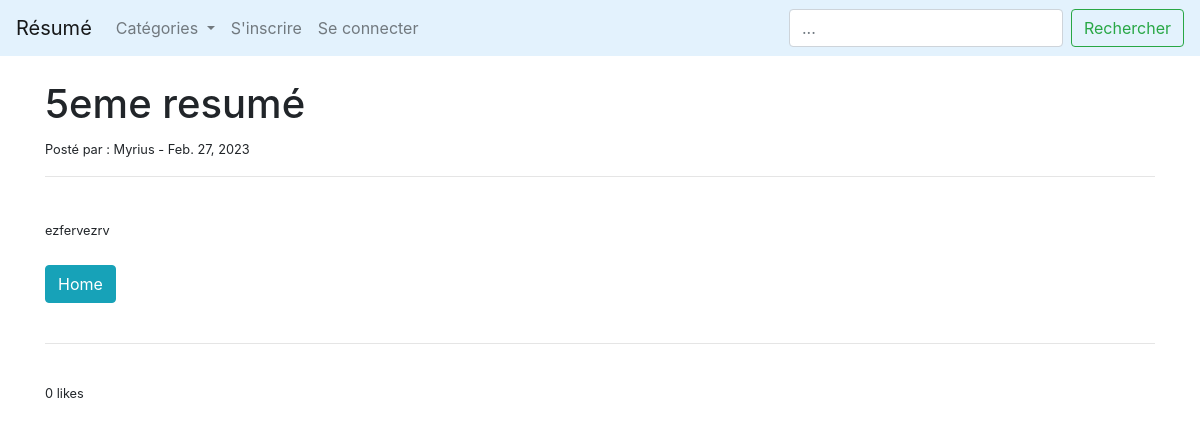
Page /post/8 on the earlier database version.
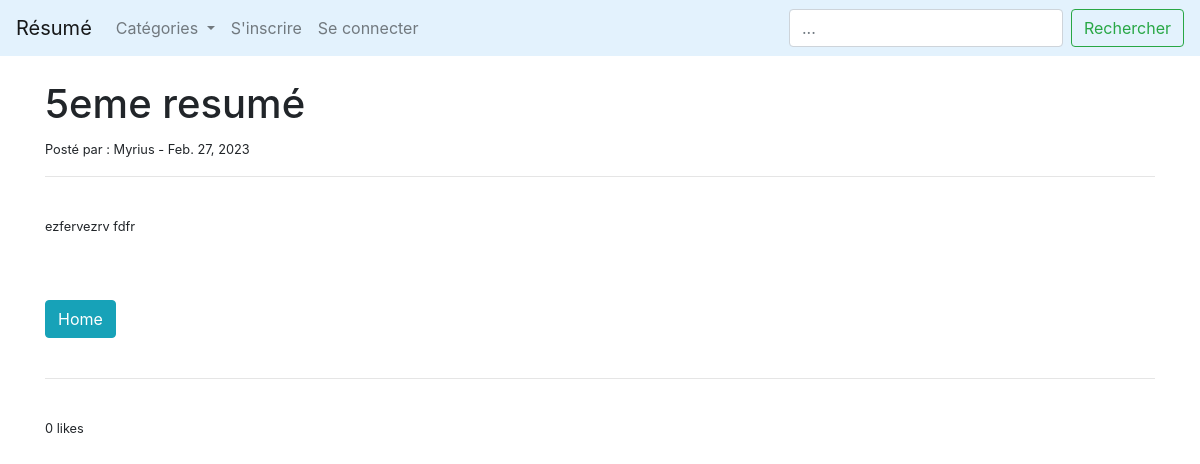
Same page on the later database version.
### LeBlog/models.py (models this page shows, shortened)
class Post(models.Model):
        title = models.CharField(max_length=255)
        title_tag = models.CharField(max_length=255)
        author = models.ForeignKey(User, on_delete=models.CASCADE)
        body = RichTextField(blank=True, null=True)
        post_date = models.DateField(auto_now_add=True)
        categorie = models.CharField(max_length=255)
        snippet = models.CharField(max_length=255, default='coding')
        likes = models.ManyToManyField(User, related_name='resumee')
        def total_likes(self):
                return self.likes.count()

### LeBlog/views.py (the view)
# urls.py: path('post/<int:pk>', PostDetailView.as_view(), name="post-details"),
class PostDetailView(DetailView):
    model = Post
    template_name = 'post_details.html'
    def get_context_data(self, *args, **kwargs):
        cat_menu = Categorie.objects.all()
        context = super(PostDetailView, self).get_context_data(*args, **kwargs)
        stuff = get_object_or_404(Post, id=self.kwargs['pk'])
        total_likes = stuff.total_likes()
        liked = False
        if stuff.likes.filter(id=self.request.user.id).exists():
            liked = True
        context["cat_menu"] = cat_menu
        context["total_likes"] = total_likes
        context["liked"] = liked
        return context

### LeBlog/models.py (called while the page is built)
        def __str__(self):
            return self.name

### LeBlog/templates/post_details.html (shortened to what this page needs)
{% extends 'base.html' %}
{% block content %}
<h1>{{post.title}}</h1>
<small>Posté par : {{post.author}} -
    {{ post.post_date }}
<hr>
<br/>
{{post.body|safe}}
<br/><br/>
<a href="{% url 'home' %}" class="btn btn-info">Home</a>
<br/><br/>
<hr>
<br/>
<form action="{% url 'like_post' post.pk %}" method="POST">
     {{ total_likes }} likes
</form>
{% endblock %}

Differences in the rows shown:
changed Post "5eme resumé": body "ezfervezrv" → "ezfervezrv fdfr"
